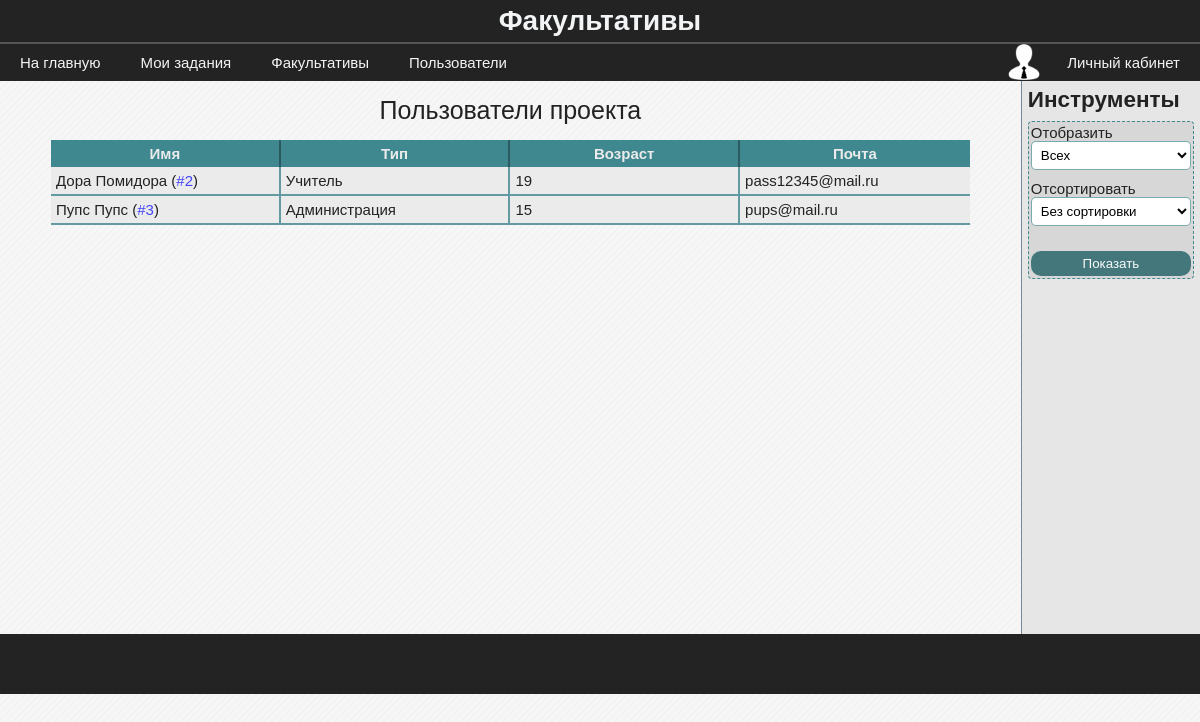
The page /users/ (signed in) on the database as committed earlier.
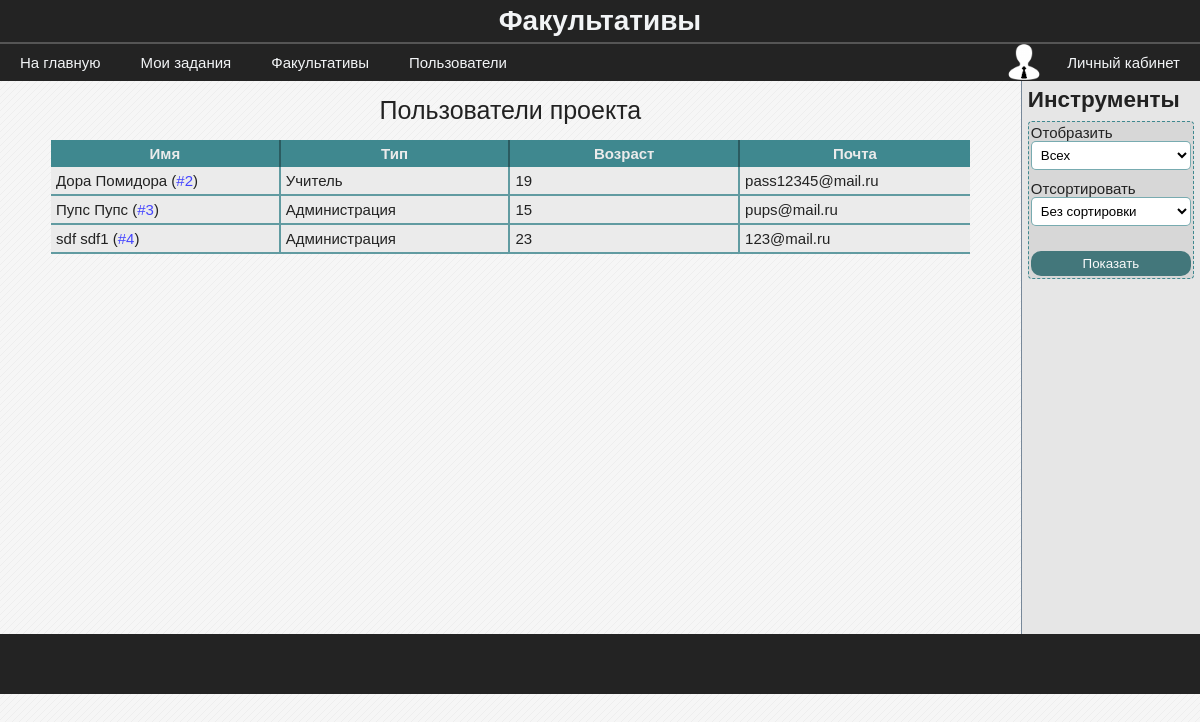
The same page on the database as committed later.
### data/model_users.py (models this page shows, shortened)
class User(SqlAlchemyBase, UserMixin, SerializerMixin):
    __tablename__ = 'users'
    id = sqlalchemy.Column(sqlalchemy.Integer,
                           primary_key=True, autoincrement=True)
    surname = sqlalchemy.Column(sqlalchemy.String)
    name = sqlalchemy.Column(sqlalchemy.String)
    age = sqlalchemy.Column(sqlalchemy.Integer)
    email = sqlalchemy.Column(sqlalchemy.String)
    type = sqlalchemy.Column(sqlalchemy.Integer)
    last_time_in = sqlalchemy.Column(sqlalchemy.String,
                                     default=time.ctime)
    hashed_password = sqlalchemy.Column(sqlalchemy.String)
    photo = sqlalchemy.orm.relation("File", uselist=False)
    groups = sqlalchemy.orm.relation("Group",
                                     secondary="users_to_groups",
                                     backref="users")

### blueprints/users.py (the view)
@blueprint.route('/users/', methods=['GET', 'POST'])
def users():
    session = db_session.create_session()
    form = FormFilterUsers()
    if form.validate_on_submit():
        if form.filter_by.data == 4:
            users = session.query(User).all()
        else:
            users = session.query(User).filter(User.type == form.filter_by.data).all()
        if form.sort_by.data == 2:
            users.sort(key=lambda x: (x.name, x.surname))
        elif form.sort_by.data == 1:
            users.sort(key=lambda x: x.type)
        return render_template('users.html', users=users, bool_userbox=True, form=form)
    else:
        users = session.query(User).all()
        return render_template('users.html', users=users, bool_userbox=True, form=form)

### forms/form_filter_users.py
class FormFilterUsers(FlaskForm):
    filter_by = SelectField('Отобразить', choices=[(4, 'Всех'), (3, 'Учеников'), (2, 'Учителей'), (1, 'Администрацию')], coerce=int)
    sort_by = SelectField('Отсортировать', choices=[(3, 'Без сортировки'), (2, 'По алфавиту'), (1, 'По типу')], coerce=int)
    submit = SubmitField('Показать')

### blueprints/user_authenticate.py (called while the page is built)
@login_manager.user_loader
def user_load(user_id):
    session = db_session.create_session()
    return session.query(User).get(user_id)

### data/db_session.py (called while the page is built)
def create_session() -> Session:
    global __factory
    return __factory()

### templates/users.html (shortened to what this page needs)
{% extends "base.html" %}
{% block content %}
    <table class="average-table">
        <caption>Пользователи проекта</caption>
        <thead>
            <th>Имя</th>
            <th>Тип</th>
            <th>Возраст</th>
            <th>Почта</th>
        </thead>
        <tbody>
            {% for user in users %}
                <tr>
                    <td>{{ user.name }} {{ user.surname }} (<a href="/user/{{ user.id }}">#{{ user.id }}</a>)</td>
                    <td>
                        {{ 'Учитель' if user.type == 2 }}
                        {{ 'Администрация' if user.type == 1 }}
                    </td>
                    <td>{{ user.age }}</td>
                    <td>{{ user.email }}</td>
                </tr>
            {% endfor %}
        </tbody>
    </table>
{% endblock %}
{% if bool_userbox %}
{% block userbox %}
    <h2>Инструменты</h2>
    {% from 'macros/render_field.html' import render_field %}
    <form method='POST' class='mini-form' novalidate>
        {{ render_field(form.filter_by, class="form-field")}}
        {{ render_field(form.sort_by, class="form-field")}}
        <section>
            {{ form.submit(class='blue-btn submit') }}
        </section>
    </form>
{% endblock %}
{% endif %}

Rows that differ between the two databases and show on the page:
added User: name "sdf", surname "sdf1", id "4", type "Администрация", age "23", email "123@mail.ru"
